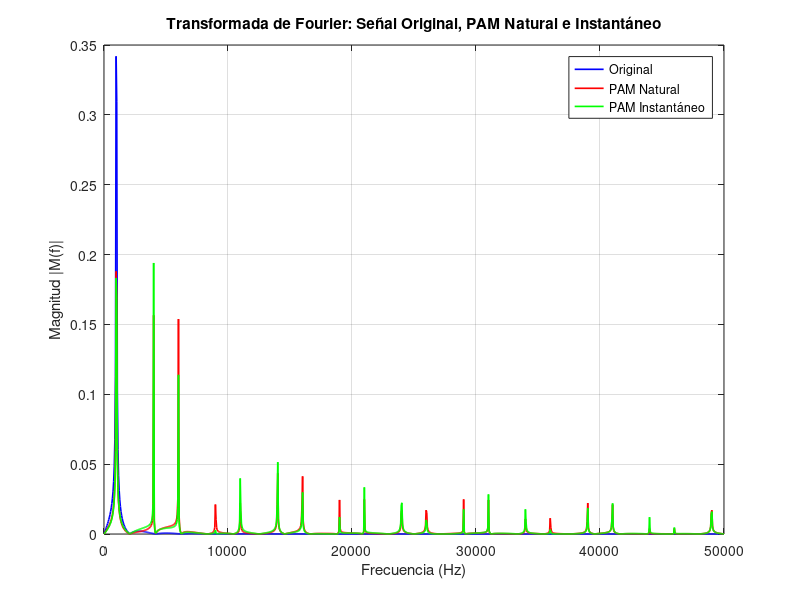

The MATLAB source for this figure:
clc;
close all;
clear all;
fm = 100000;      % Frecuencia de muestreo interna
tm = 1/fm;        % Periodo interno
ls = 2000;        % Número de muestras (aumenté para mejor resolución espectral)
f_c = 1000;       % Frecuencia sinusoidal
f_s = 5000;       % Frecuencia de muestreo real (externa)
t_s = 1/f_s;      % Periodo de muestreo real
tau = 0.5*t_s;    % Duración del pulso de muestreo (tau)
d = tau/t_s;      % Ciclo de trabajo
%% Generando la señal
t = (0:ls-1)*tm;              % Vector de tiempo
m_t = sin(2*pi*f_c*t);        % Señal senoidal
%% FFT de la señal original
NFFT = 2^nextpow2(length(m_t));
f = fm*(0:(NFFT/2))/NFFT;     % Vector de frecuencias (positivas)
M_f = fft(m_t, NFFT)/length(m_t);
%% Cálculos auxiliares para muestreo
r = floor(t_s/tm);  % Intervalo entre muestras reales
s = floor(tau/tm);  % Duración del pulso en muestras internas
%% Muestreo natural (PAM natural)
s_nat = zeros(1,length(t));
for i = 1:r:length(m_t)
    s_nat(i:i+s) = 1;   % Pulsos rectangulares
end
s_nat = s_nat(1:length(t));
m_t_nat = m_t .* s_nat;
%% FFT PAM natural
M_nat_f = fft(m_t_nat, NFFT)/length(m_t_nat);
%% Muestreo instantáneo (PAM instantáneo)
m_t_inst = zeros(1,length(t));
for i = 1:r:length(m_t)
    m_t_inst(i:i+s) = m_t(i);  % Mantiene amplitud constante en cada pulso
end
m_t_inst = m_t_inst(1:length(t));
%% FFT PAM instantáneo
M_inst_f = fft(m_t_inst, NFFT)/length(m_t_inst);
%% Figura: espectros de Fourier
figure;
plot(f, abs(M_f(1:NFFT/2+1)), 'b', 'LineWidth', 1.2); hold on;
plot(f, abs(M_nat_f(1:NFFT/2+1)), 'r', 'LineWidth', 1.2);
plot(f, abs(M_inst_f(1:NFFT/2+1)), 'g', 'LineWidth', 1.2);
grid on;
xlabel('Frecuencia (Hz)');
ylabel('Magnitud |M(f)|');
legend('Original', 'PAM Natural', 'PAM Instantáneo');
title('Transformada de Fourier: Señal Original, PAM Natural e Instantáneo');
